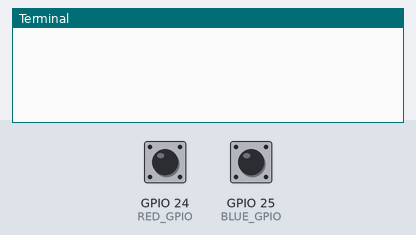
A program run on a simulated Raspberry Pi (BCM pin numbers). Parts: the last lines printed to the terminal. The inputs (shaded band) are chosen by the test bench; at power-on: GPIO 24 (RED_GPIO) LOW, GPIO 25 (BLUE_GPIO) LOW. Values from a settings file that is not in the repository are placeholders; web requests get an empty 200 reply after 0.4 s.

Above: at 1.2 s.
1.3 s: GPIO 24 (RED_GPIO) pulled HIGH for 0.15 s
At 1.9 s:
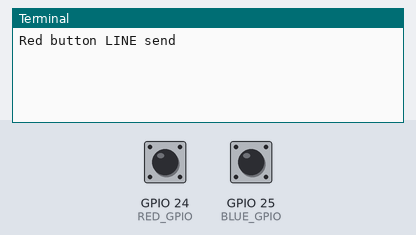
2.9 s: GPIO 25 (BLUE_GPIO) pulled HIGH for 0.15 s
At 4.3 s:
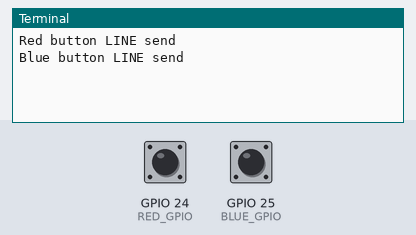

Measured:
- after the input at 1.3 s, the terminal: prints a new line at once (image 1)
- after the input at 2.9 s, the terminal: prints a new line at once (image 2)

The program:

notification.py
```python
import requests
import RPi.GPIO as GPIO
import time
import sys
import os
from dotenv import load_dotenv
load_dotenv()

# set val to GPIO PORT number
RED_GPIO = 24
BLUE_GPIO = 25

# GPIO.BCM: to handles GPIO PORT number
GPIO.setmode(GPIO.BCM)

# GPIO set up
# pull_up_down=GPIO.PUD_DOWN => set GPIO status is "0"（Low）
GPIO.setup(RED_GPIO, GPIO.IN, pull_up_down=GPIO.PUD_DOWN)
GPIO.setup(BLUE_GPIO, GPIO.IN, pull_up_down=GPIO.PUD_DOWN)

# flag of button ( on / off )
LastStatus = False

while True:
    try:
        # Checking status of GPIO PORT with infinite while loop
        RED_SwitchStatus = GPIO.input(RED_GPIO)
        BLUE_SwitchStatus = GPIO.input(BLUE_GPIO)

        # If red or blue button pushed, 3.3v changes GPIO.input  to "1"（High）
        if LastStatus != RED_SwitchStatus:
            if RED_SwitchStatus == 1:
                print("Red button LINE send")

                #LINE notify
                url = 'https://notify-api.line.me/api/notify'
                token = os.environ['LINE_NOTIFY_TOKEN']
                headers = {"Authorization" : "Bearer "+ token}
                message =  "Red button pushed!!"
                payload = {"message" :  message}
                r = requests.post(url, headers = headers, params=payload)
            time.sleep(0.2)

        elif LastStatus != BLUE_SwitchStatus:
            if BLUE_SwitchStatus == 1:
                print("Blue button LINE send")

                #LINE notify
                url = 'https://notify-api.line.me/api/notify'
                token = os.environ['LINE_NOTIFY_TOKEN']
                headers = {"Authorization" : "Bearer "+ token}
                message =  "Blue button pushed!!"
                payload = {"message" :  message}
                r = requests.post(url, headers = headers, params=payload)

            time.sleep(0.2)
        LastStatus = False

    # Press "Ctrl+C" and stop while loop
    except KeyboardInterrupt:
        # Clean up GPIO port status
        GPIO.cleanup()
        sys.exit()
```
